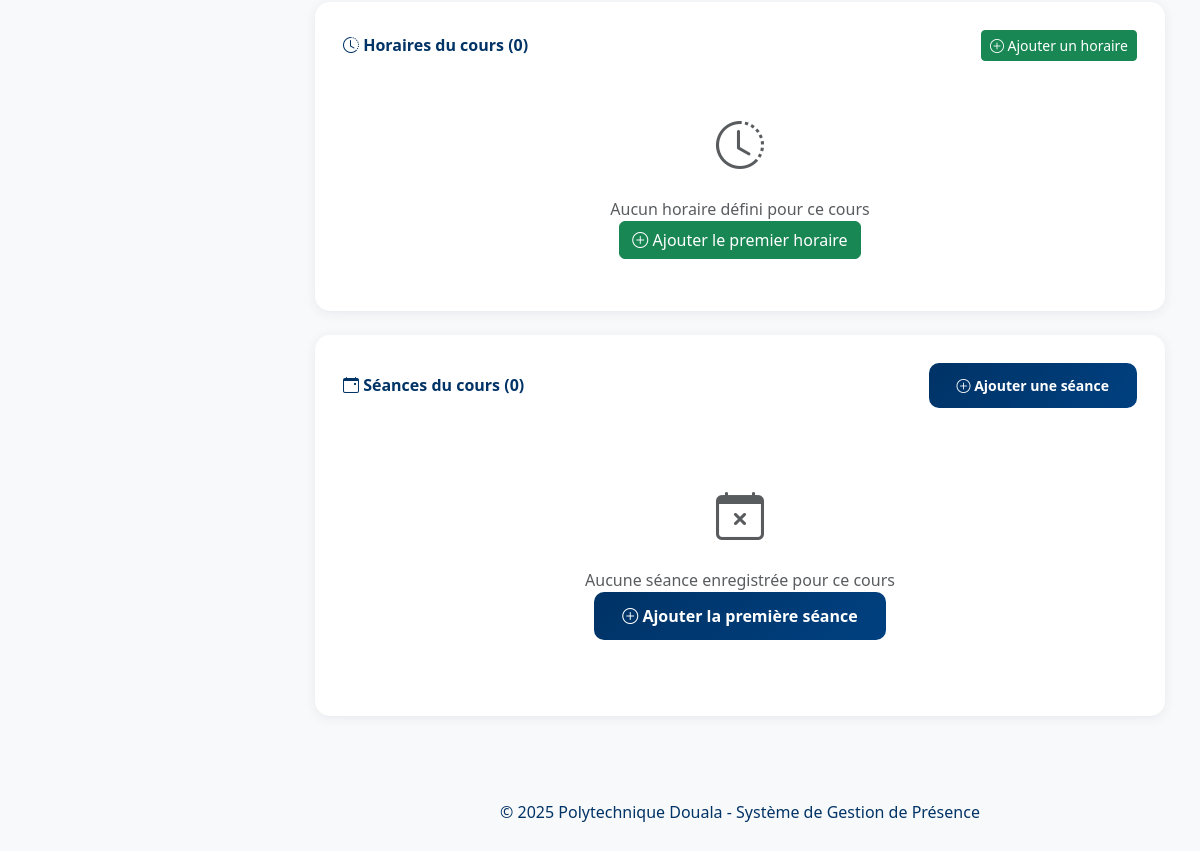
Page /cours/GLO/ (signed in, lower part) on the earlier database version.
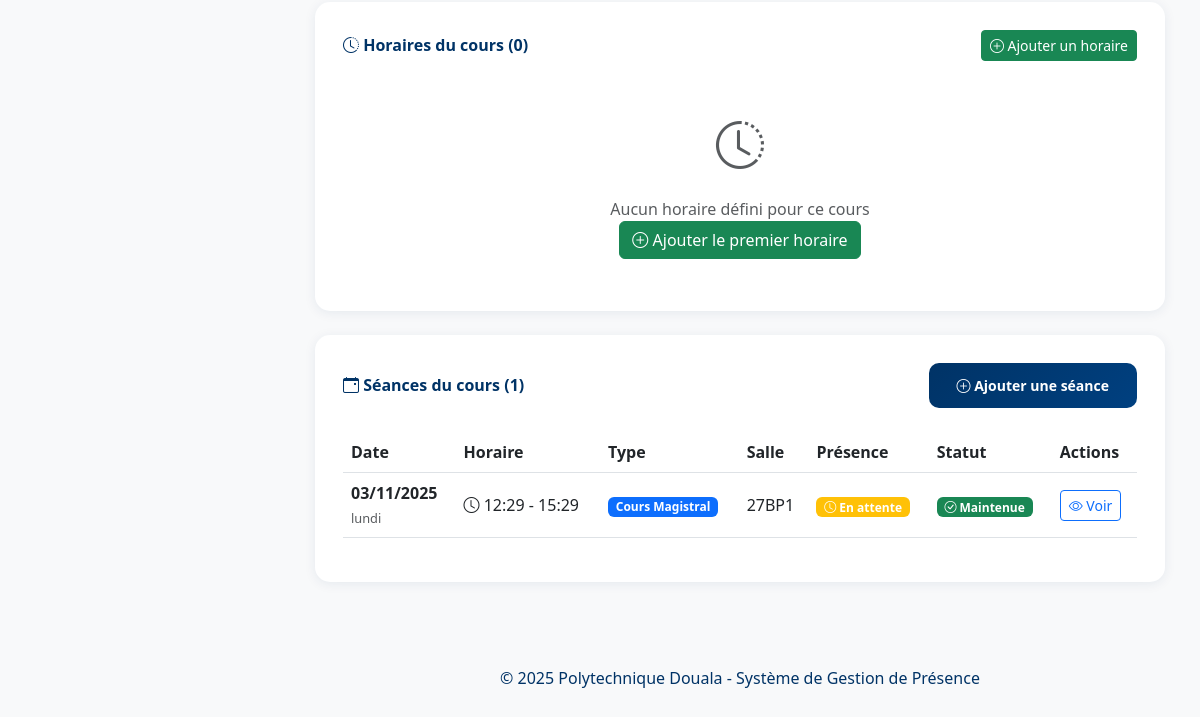
Same page on the later database version.
### courses/models.py (models this page shows, shortened)
class Cours(models.Model):
    SEMESTRES = [
        (1, 'Semestre 1'),
        (2, 'Semestre 2'),
        (3, 'Semestre 3'),
        (4, 'Semestre 4'),
        (5, 'Semestre 5'),
        (6, 'Semestre 6'),
        (7, 'Semestre 7'),
        (8, 'Semestre 8'),
    ]
    code = models.CharField(max_length=20, unique=True, verbose_name="Code")
    intitule = models.CharField(max_length=200, verbose_name="Intitulé")
    description = models.TextField(blank=True, null=True, verbose_name="Description")
    filiere = models.ForeignKey(Filiere, on_delete=models.PROTECT,
                                related_name='cours',
                                verbose_name="Filière")
    enseignant = models.ForeignKey(Enseignant, on_delete=models.SET_NULL, null=True,
                                   related_name='cours', verbose_name="Enseignant")
    salle = models.ForeignKey(Salle, on_delete=models.SET_NULL, null=True, blank=True,
                             related_name='cours', verbose_name="Salle")
    semestre = models.IntegerField(choices=SEMESTRES, verbose_name="Semestre")
    annee_academique = models.CharField(max_length=9, help_text="Ex: 2024-2025",
                                       verbose_name="Année académique")
    credits = models.IntegerField(default=3, validators=[MinValueValidator(1)], verbose_name="Crédits")
    coefficient = models.DecimalField(max_digits=3, decimal_places=1, default=1.0, verbose_name="Coefficient")
    volume_horaire_cm = models.IntegerField(default=0, verbose_name="Volume horaire CM (heures)")
    volume_horaire_td = models.IntegerField(default=0, verbose_name="Volume horaire TD (heures)")
    volume_horaire_tp = models.IntegerField(default=0, verbose_name="Volume horaire TP (heures)")
    actif = models.BooleanField(default=True, verbose_name="Actif")
    date_creation = models.DateTimeField(auto_now_add=True)
    date_modification = models.DateTimeField(auto_now=True)
    class Meta:
        verbose_name = "Cours"
        verbose_name_plural = "Cours"
        ordering = ['filiere', 'code']
        unique_together = ['code', 'annee_academique']
    def get_volume_horaire_total(self):
        return self.volume_horaire_cm + self.volume_horaire_td + self.volume_horaire_tp
    def get_horaires(self):
        return self.horaires.all().order_by('jour_semaine', 'heure_debut')

class SeanceCours(models.Model):
    TYPE_SEANCE = [
        ('CM', 'Cours Magistral'),
        ('TD', 'Travaux Dirigés'),
        ('TP', 'Travaux Pratiques'),
        ('EXAM', 'Examen'),
        ('CONTROLE', 'Contrôle Continu'),
    ]
    cours = models.ForeignKey(Cours, on_delete=models.CASCADE, related_name='seances', verbose_name="Cours")
    date = models.DateField(verbose_name="Date")
    horaire_cours = models.ForeignKey(HoraireCours, on_delete=models.SET_NULL,
                                     null=True, blank=True,
                                     related_name='seances',
                                     verbose_name="Horaire de référence",
                                     help_text="Horaire régulier dont cette séance est issue")
    heure_debut = models.TimeField(verbose_name="Heure de début")
    heure_fin = models.TimeField(verbose_name="Heure de fin")
    salle = models.ForeignKey(Salle, on_delete=models.SET_NULL, null=True, blank=True, verbose_name="Salle")
    type_seance = models.CharField(max_length=20, choices=TYPE_SEANCE, default='CM', verbose_name="Type de séance")
    contenu = models.TextField(blank=True, null=True,
                               help_text="Résumé du contenu de la séance",
                               verbose_name="Contenu")
    presente = models.BooleanField(default=False,
                                   help_text="La présence a-t-elle été faite?",
                                   verbose_name="Présence effectuée")
    remarque = models.TextField(blank=True, null=True, verbose_name="Remarque")
    annulee = models.BooleanField(default=False, verbose_name="Annulée")
    motif_annulation = models.TextField(blank=True, null=True,
                                       verbose_name="Motif d'annulation")
    date_creation = models.DateTimeField(auto_now_add=True)
    date_modification = models.DateTimeField(auto_now=True)
    class Meta:
        verbose_name = "Séance de cours"
        verbose_name_plural = "Séances de cours"
        ordering = ['-date', '-heure_debut']
        unique_together = ['cours', 'date', 'heure_debut']

class Salle(models.Model):
    TYPES_SALLE = [
        ('AMPHI', 'Amphithéâtre'),
        ('TD', 'Salle de TD'),
        ('TP', 'Salle de TP'),
        ('LAB', 'Laboratoire'),
    ]
    nom = models.CharField(max_length=50, unique=True, verbose_name="Nom")
    type_salle = models.CharField(max_length=10, choices=TYPES_SALLE, default='CM', verbose_name="Type de salle")
    capacite = models.IntegerField(validators=[MinValueValidator(1)], verbose_name="Capacité")
    batiment = models.CharField(max_length=50, blank=True, null=True, verbose_name="Bâtiment")
    etage = models.IntegerField(blank=True, null=True, verbose_name="Étage")
    equipements = models.TextField(blank=True, null=True,
                                   help_text="Projecteur, Tableau, Ordinateurs, etc.",
                                   verbose_name="Équipements")
    disponible = models.BooleanField(default=True, verbose_name="Disponible")
    remarque = models.TextField(blank=True, null=True, verbose_name="Remarque")
    date_creation = models.DateTimeField(auto_now_add=True)
    class Meta:
        verbose_name = "Salle"
        verbose_name_plural = "Salles"
        ordering = ['batiment', 'nom']

### courses/views.py (the view)
# urls.py: path('<str:code>/', views.detail_cours, name='detail_cours'),
@login_required
def detail_cours(request, code):
    cours = get_object_or_404(Cours, code=code)
    seances = SeanceCours.objects.filter(cours=cours).select_related('salle').order_by('-date')
    paginator = Paginator(seances, 15)
    page_number = request.GET.get('page')
    page_obj = paginator.get_page(page_number)
    context = {
        'cours': cours,
        'page_obj': page_obj,
        'seances': seances,
        'total_seances': seances.count(),
    }
    return render(request, 'courses/detail_cours.html', context)

### courses/templates/courses/detail_cours.html (shortened to what this page needs)
{% extends 'base.html' %}
{% block content %}
<div class="table-card mb-4">
    <div class="d-flex justify-content-between align-items-center mb-4">
        <h5 class="mb-0">
            <i class="bi bi-clock-history"></i> Horaires du cours ({{ cours.get_horaires.count }})
        </h5>
        {% if user.profil.est_admin or user.profil.est_scolarite %}
        <a href="{% url 'ajouter_horaire_cours' cours.code %}" class="btn btn-success btn-sm">
            <i class="bi bi-plus-circle"></i> Ajouter un horaire
        </a>
        {% endif %}
    </div>
    {% if cours.get_horaires %}
    <div class="table-responsive">
        <table class="table table-hover align-middle">
            <thead class="table-light">
                <tr>
                    <th>Jour</th>
                    <th>Horaire</th>
                    <th>Type</th>
                    <th>Salle</th>
                    <th>Durée</th>
                    <th>Statut</th>
                    {% if user.profil.est_admin or user.profil.est_scolarite %}
                    <th>Actions</th>
                    {% endif %}
                </tr>
            </thead>
            <tbody>
                {% for horaire in cours.get_horaires %}
                <tr>
                    <td>
                        <strong>{{ horaire.get_jour_semaine_display }}</strong>
                    </td>
                    <td>
                        <i class="bi bi-clock"></i>
                        {{ horaire.heure_debut|time:"H:i" }} - {{ horaire.heure_fin|time:"H:i" }}
                    </td>
                    <td>
                        {% if horaire.type_seance == 'CM' %}
                        <span class="badge bg-primary">{{ horaire.get_type_seance_display }}</span>
                        {% elif horaire.type_seance == 'TD' %}
                        <span class="badge bg-success">{{ horaire.get_type_seance_display }}</span>
                        {% elif horaire.type_seance == 'TP' %}
                        <span class="badge bg-info">{{ horaire.get_type_seance_display }}</span>
                        {% else %}
                        <span class="badge bg-warning">{{ horaire.get_type_seance_display }}</span>
                        {% endif %}
                    </td>
                    <td>
                        {% if horaire.salle %}
                        <i class="bi bi-door-open"></i> {{ horaire.salle.nom }}
                        {% else %}
                        <span class="text-muted">
                            {% if cours.salle %}
                            {{ cours.salle.nom }} <small>(par défaut)</small>
                            {% else %}
                            —
                            {% endif %}
                        </span>
                        {% endif %}
                    </td>
                    <td>
                        <span class="badge bg-secondary">{{ horaire.get_duree }}h</span>
                    </td>
                    <td>
                        {% if horaire.actif %}
                        <span class="badge bg-success">
                            <i class="bi bi-check-circle"></i> Actif
                        </span>
                        {% else %}
                        <span class="badge bg-secondary">
                            <i class="bi bi-x-circle"></i> Inactif
                        </span>
                        {% endif %}
                    </td>
                    {% if user.profil.est_admin or user.profil.est_scolarite %}
                    <td>
                        <div class="btn-group btn-group-sm">
                            <a href="{% url 'modifier_horaire_cours' horaire.id %}"
                               class="btn btn-outline-warning"
                               title="Modifier">
                                <i class="bi bi-pencil"></i>
                            </a>
                            <button type="button"
                                    class="btn btn-outline-danger"
                                    title="Supprimer"
                                    onclick="if(confirm('Supprimer cet horaire ?')) { document.getElementById('delete-horaire-{{ horaire.id }}').submit(); }">
                                <i class="bi bi-trash"></i>
                            </button>
                        </div>
                        <form id="delete-horaire-{{ horaire.id }}"
                              method="post"
                              action="{% url 'supprimer_horaire_cours' horaire.id %}"
                              style="display: none;">
                            {% csrf_token %}
                        </form>
                    </td>
                    {% endif %}
                </tr>
                {% if horaire.remarque %}
                <tr class="table-light">
                    <td colspan="{% if user.profil.est_admin or user.profil.est_scolarite %}7{% else %}6{% endif %}">
                        <small><i class="bi bi-chat-left-text text-muted"></i> {{ horaire.remarque }}</small>
                    </td>
                </tr>
                {% endif %}
                {% endfor %}
            </tbody>
        </table>
    </div>
    {% else %}
    <div class="text-center py-4">
        <i class="bi bi-clock-history text-muted" style="font-size: 3rem;"></i>
        <p class="text-muted mt-3">Aucun horaire défini pour ce cours</p>
        {% if user.profil.est_admin or user.profil.est_scolarite %}
        <a href="{% url 'ajouter_horaire_cours' cours.code %}" class="btn btn-success">
            <i class="bi bi-plus-circle"></i> Ajouter le premier horaire
        </a>
        {% endif %}
    </div>
    {% endif %}
</div>
<div class="table-card">
    <div class="d-flex justify-content-between align-items-center mb-4">
        <h5 class="mb-0">
            <i class="bi bi-calendar-event"></i> Séances du cours ({{ total_seances }})
        </h5>
        {% if user.profil.est_admin or user.profil.est_scolarite %}
        <a href="{% url 'ajouter_seance' code_cours=cours.code %}" class="btn btn-primary btn-sm">
            <i class="bi bi-plus-circle"></i> Ajouter une séance
        </a>
        {% endif %}
    </div>
    {% if page_obj %}
    <div class="table-responsive">
        <table class="table table-hover align-middle">
            <thead>
                <tr>
                    <th>Date</th>
                    <th>Horaire</th>
                    <th>Type</th>
                    <th>Salle</th>
                    <th>Présence</th>
                    <th>Statut</th>
                    <th>Actions</th>
                </tr>
            </thead>
            <tbody>
                {% for seance in page_obj %}
                <tr {% if seance.annulee %}class="table-secondary"{% endif %}>
                    <td>
                        <strong>{{ seance.date|date:"d/m/Y" }}</strong><br>
                        <small class="text-muted">{{ seance.date|date:"l" }}</small>
                    </td>
                    <td>
                        <i class="bi bi-clock"></i>
                        {{ seance.heure_debut|time:"H:i" }} - {{ seance.heure_fin|time:"H:i" }}
                    </td>
                    <td>
                        {% if seance.type_seance == 'CM' %}
                        <span class="badge bg-primary">{{ seance.get_type_seance_display }}</span>
                        {% elif seance.type_seance == 'TD' %}
                        <span class="badge bg-success">{{ seance.get_type_seance_display }}</span>
                        {% elif seance.type_seance == 'TP' %}
                        <span class="badge bg-info">{{ seance.get_type_seance_display }}</span>
                        {% elif seance.type_seance == 'EXAM' %}
                        <span class="badge bg-danger">{{ seance.get_type_seance_display }}</span>
                        {% else %}
                        <span class="badge bg-warning">{{ seance.get_type_seance_display }}</span>
                        {% endif %}
                    </td>
                    <td>
                        {% if seance.salle %}
                        {{ seance.salle.nom }}
                        {% else %}
                        <span class="text-muted">—</span>
                        {% endif %}
                    </td>
                    <td>
                        {% if seance.presente %}
                        <span class="badge bg-success">
                            <i class="bi bi-check-circle"></i> Effectuée
                        </span>
                        {% else %}
                        <span class="badge bg-warning">
                            <i class="bi bi-clock"></i> En attente
                        </span>
                        {% endif %}
                    </td>
                    <td>
                        {% if seance.annulee %}
                        <span class="badge bg-danger">
                            <i class="bi bi-x-circle"></i> Annulée
                        </span>
                        {% else %}
                        <span class="badge bg-success">
                            <i class="bi bi-check-circle"></i> Maintenue
                        </span>
                        {% endif %}
                    </td>
                    <td>
                        <a href="{% url 'detail_seance' seance_id=seance.id %}" class="btn btn-sm btn-outline-primary">
                            <i class="bi bi-eye"></i> Voir
                        </a>
                    </td>
                </tr>
                {% endfor %}
            </tbody>
        </table>
    </div>
    {% else %}
    <div class="text-center py-5">
        <i class="bi bi-calendar-x text-muted" style="font-size: 3rem;"></i>
        <p class="text-muted mt-3">Aucune séance enregistrée pour ce cours</p>
        {% if user.profil.est_admin or user.profil.est_scolarite %}
        <a href="{% url 'ajouter_seance' code_cours=cours.code %}" class="btn btn-primary">
            <i class="bi bi-plus-circle"></i> Ajouter la première séance
        </a>
        {% endif %}
    </div>
    {% endif %}
</div>
{% endblock %}

Differences in the rows shown:
added SeanceCours: date "03/11/2025", date "lundi", heure_debut "12:29", heure_fin "15:29", type_seance "Cours Magistral", salle.nom "27BP1", presente False (drawn), annulee False (drawn)
Other differences:
{{ total_seances }}: "0" → "1"
text no longer shown: "Aucune séance enregistrée pour ce cours Ajouter la première séance"
text now shown: "Date Horaire Type Salle Présence Statut Actions"
